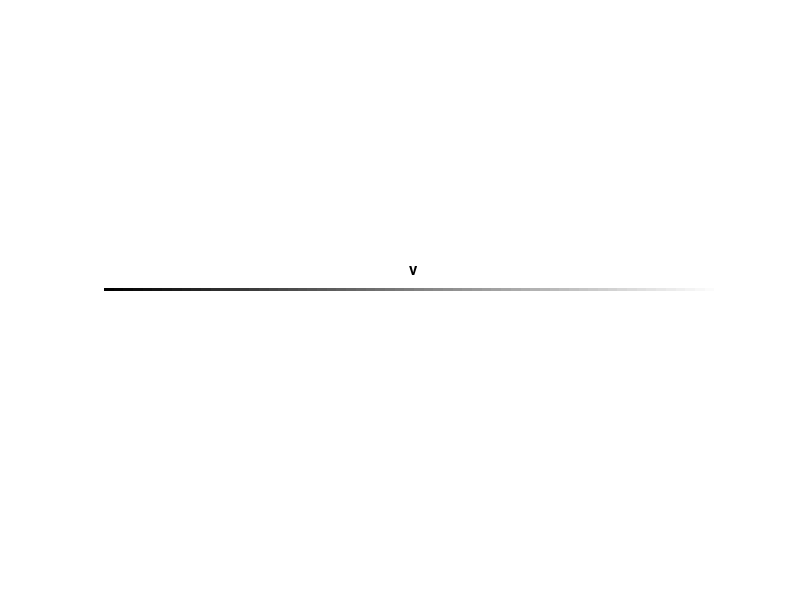
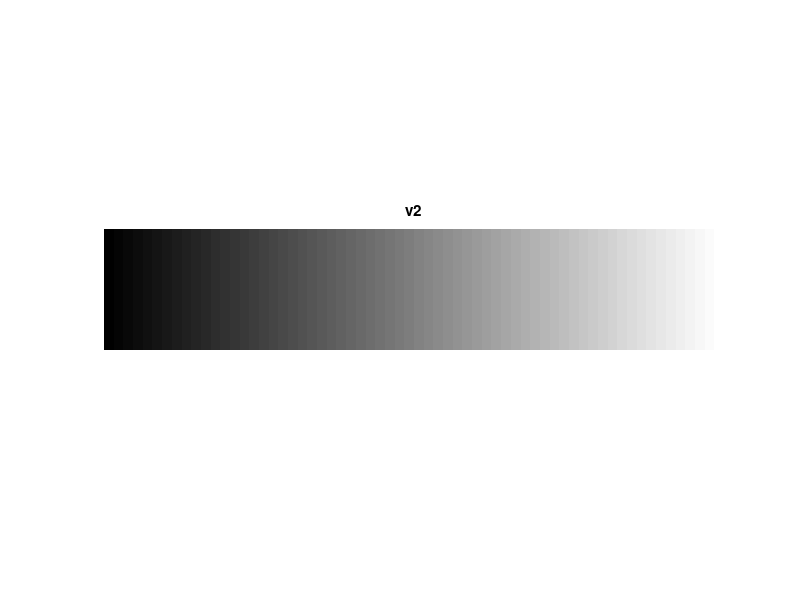

These figures' MATLAB source, in order:
% a02_pre_03_graysUint [script]

% Criar, mostrar e salvar uma imagem png de dimensão height = 50 pixels,
% contendo toda a escala de níveis de cinza de bit-depth 8 bits por pixel,
% em ordem crescente.
% Dica: usar o operador colon e a função repmat.

clc, clear, close all

v = 0:1:255;

v = uint8(v);
figure, imshow(v), title('v')

v2 = repmat(v, 50, 1);
figure, imshow(v2), title('v2')

imwrite(v2, 'graysUint8.png');